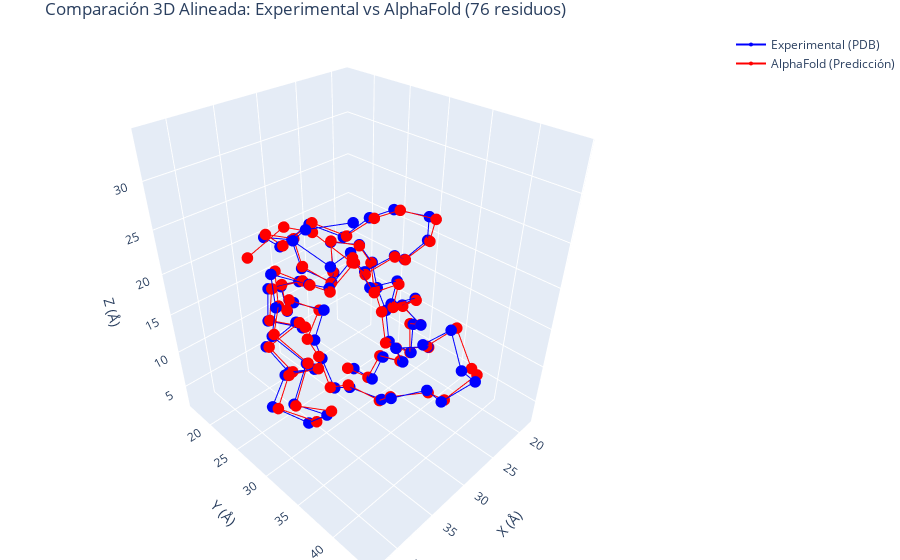

Write notebook code for a chart like this one.
### Code cell
import numpy as np
import plotly.graph_objects as go
from Bio.PDB import PDBParser, Superimposer

# Función para cargar una estructura PDB y extraer carbonos alfa (CA) de una cadena específica
def cargar_ca(pdb_path, chain_id="A", max_residuos=None):
    try:
        parser = PDBParser(QUIET=True)
        estructura = parser.get_structure("Proteina", pdb_path)
        
        # Verificar si la cadena existe
        if chain_id not in [chain.id for chain in estructura[0]]:
            raise ValueError(f"La cadena {chain_id} no existe en el archivo {pdb_path}.")
        
        ca_atoms = []
        for i, res in enumerate(estructura[0][chain_id]):  # Usamos la cadena especificada
            if "CA" in res:
                if max_residuos is not None and i >= max_residuos:
                    break
                ca_atoms.append(res["CA"])
        
        if not ca_atoms:
            raise ValueError(f"No se encontraron carbonos alfa (CA) en la cadena {chain_id} del archivo {pdb_path}.")
        
        return ca_atoms
    except Exception as e:
        print(f"Error al cargar el archivo {pdb_path}: {e}")
        return None

# Función para alinear dos estructuras usando Superimposer
def alinear_estructuras(ca_exp, ca_af):
    try:
        super_imposer = Superimposer()
        super_imposer.set_atoms(ca_exp, ca_af)
        super_imposer.apply(ca_af)  # Aplica la transformación a la predicción de AlphaFold
        return super_imposer
    except Exception as e:
        print(f"Error al alinear las estructuras: {e}")
        return None

# Función para graficar las estructuras alineadas con plotly
def graficar_estructuras(ca_exp, ca_af, title="Comparación 3D Alineada"):
    try:
        # Convertir a coordenadas NumPy para graficar
        ca_exp_coords = np.array([atom.get_coord() for atom in ca_exp])
        ca_af_coords = np.array([atom.get_coord() for atom in ca_af])

        # Crear gráfico 3D con plotly
        fig = go.Figure()

        # Graficar estructura experimental en azul
        fig.add_trace(go.Scatter3d(
            x=ca_exp_coords[:, 0], y=ca_exp_coords[:, 1], z=ca_exp_coords[:, 2],
            mode='lines+markers',
            marker=dict(size=4, color='blue'),
            line=dict(color='blue', width=2),
            name="Experimental (PDB)"
        ))

        # Graficar estructura AlphaFold alineada en rojo
        fig.add_trace(go.Scatter3d(
            x=ca_af_coords[:, 0], y=ca_af_coords[:, 1], z=ca_af_coords[:, 2],
            mode='lines+markers',
            marker=dict(size=4, color='red'),
            line=dict(color='red', width=2),
            name="AlphaFold (Predicción)"
        ))

        # Configuración del gráfico
        fig.update_layout(
            scene=dict(
                xaxis_title='X (Å)',
                yaxis_title='Y (Å)',
                zaxis_title='Z (Å)',
            ),
            title=title,
            margin=dict(l=0, r=0, b=0, t=30)  # Ajustar márgenes
        )

        # Mostrar el gráfico interactivo
        fig.show()
    except Exception as e:
        print(f"Error al graficar las estructuras: {e}")

# Cargar las estructuras
pdb_exp_path = "/home/antonio-tapia/Documentos/pdb_files/pdb1ubq.ent"
pdb_af_path = "/home/antonio-tapia/Documentos/alphafold_models/P0CG47.pdb"

# Cargar solo los primeros 76 residuos (o menos si una estructura es más corta)
ca_exp = cargar_ca(pdb_exp_path, chain_id="A", max_residuos=76)
ca_af = cargar_ca(pdb_af_path, chain_id="A", max_residuos=76)

# Verificar que ambas estructuras se cargaron correctamente
if ca_exp is not None and ca_af is not None:
    # Alinear estructuras
    super_imposer = alinear_estructuras(ca_exp, ca_af)
    
    if super_imposer is not None:
        # Graficar estructuras alineadas
        graficar_estructuras(ca_exp, ca_af, title="Comparación 3D Alineada: Experimental vs AlphaFold (76 residuos)")
        
        # Mostrar el RMSD (desviación estructural)
        print(f"RMSD entre estructuras: {super_imposer.rms:.3f} Å")

### Figure 1 — Plotly figure (JSON) as saved in the notebook; plotly's stock layout.template omitted (floating-point values rounded to 4 significant figures)
{"data": [{"line": {"color": "blue", "width": 2}, "marker": {"color": "blue", "size": 4}, "mode": "lines+markers", "name": "Experimental (PDB)", "type": "scatter3d", "x": [26.27, 26.85, 26.24, 26.77, 28.6, 27.69, 30.23, 29.61, 31.42, 28.98, 31.19, 29.54, 31.72, 30.5, 31.68, 31.22, 30.29, 28.47, 25.83, 28.05, 30.8, 31.4, 31.29, 35.03, 35.59, 33.53, 35.6, 38.79, 37.47, 36.73, 40.27, 41.72, 39.81, 39.68, 42.35, 40.23, 41.46, 38.82, 39.06, 37.74, 34.74, 31.2, 28.76, 25.03, 22.13, 18.44, 19.4, 21.55, 25.35, 26.83, 29.01, 32.26, 31.57, 28.11, 27.57, 25.59, 22.92, 22.42, 21.08, 19.07, 21.18, 20.08, 21.66, 21.91, 21.42, 23.21, 25.15, 26.18, 29.8, 30.48, 34.15, 35.16, 38.67, 40.87, 41.85, 40.37], "y": [25.41, 29.02, 30.06, 33.44, 33.97, 37.31, 38.64, 41.18, 43.94, 43.96, 42.01, 39.02, 36.29, 33.88, 30.27, 27.34, 24.25, 20.94, 19.83, 16.83, 19.08, 19.06, 22.2, 21.72, 21.94, 25.1, 26.72, 25.76, 27.39, 30.57, 30.51, 30.02, 32.99, 35.55, 34.27, 33.72, 30.75, 28.02, 28.06, 31.64, 30.88, 30.33, 29.57, 30.17, 29.06, 29.14, 29.89, 26.8, 26.87, 24.52, 21.66, 20.67, 16.96, 17.44, 18.19, 21.11, 18.58, 17.64, 21.15, 21.35, 24.26, 24.77, 26.85, 30.56, 30.25, 32.76, 31.61, 34.13, 34.15, 35.37, 35.47, 34.17, 35.5, 33.8, 36.55, 39.81], "z": [2.842, 3.898, 7.497, 9.197, 12.5, 14.14, 16.66, 19.47, 17.55, 14.68, 12.33, 10.65, 9.176, 6.512, 6.639, 4.275, 6.193, 5.98, 8.494, 9.21, 10.57, 14.29, 16.42, 17.07, 13.3, 12.98, 15.74, 13.88, 10.67, 12.65, 14.11, 10.64, 9.233, 12.07, 14.43, 17.51, 19.59, 19.89, 23.69, 23.71, 21.47, 22.78, 19.91, 20.4, 18.18, 19.08, 22.66, 23.13, 23.64, 21.01, 22.29, 20.51, 19.83, 18.28, 14.56, 13.07, 12.02, 15.69, 16.25, 13.0, 11.69, 8.033, 5.24, 5.881, 9.62, 11.89, 14.98, 17.65, 18.83, 22.37, 23.48, 26.9, 27.68, 30.25, 32.69, 33.94]}, {"line": {"color": "red", "width": 2}, "marker": {"color": "red", "size": 4}, "mode": "lines+markers", "name": "AlphaFold (Predicción)", "type": "scatter3d", "x": [26.82, 27.07, 26.36, 26.84, 28.54, 27.58, 29.98, 28.87, 30.27, 27.83, 30.59, 29.2, 31.62, 30.64, 31.7, 31.66, 30.61, 29.25, 26.21, 28.67, 31.14, 31.58, 31.26, 35.03, 35.6, 33.43, 35.54, 38.77, 37.29, 36.57, 40.16, 41.51, 39.4, 39.47, 42.55, 40.26, 41.29, 38.52, 38.57, 37.78, 34.91, 31.36, 28.99, 25.26, 22.28, 18.53, 19.39, 21.54, 25.29, 26.82, 28.98, 32.34, 31.69, 28.26, 27.65, 25.84, 23.15, 22.59, 21.45, 19.41, 21.7, 20.77, 22.08, 21.96, 21.59, 23.11, 25.17, 26.21, 29.87, 30.57, 34.22, 35.33, 37.75, 39.56, 39.4, 42.59], "y": [24.9, 28.56, 29.7, 33.11, 33.97, 37.34, 38.92, 41.25, 44.19, 43.35, 41.91, 38.95, 36.1, 33.73, 30.08, 27.1, 24.1, 20.55, 19.38, 16.77, 19.48, 19.49, 22.78, 22.37, 22.29, 25.45, 27.19, 26.21, 27.76, 30.98, 30.93, 30.63, 33.69, 35.94, 34.77, 33.98, 30.8, 28.04, 28.05, 31.82, 31.18, 30.76, 29.87, 30.41, 29.31, 29.52, 30.8, 27.66, 27.49, 25.0, 22.08, 21.27, 17.49, 17.97, 18.46, 21.29, 18.69, 17.87, 21.51, 21.49, 24.26, 24.7, 26.68, 30.47, 29.92, 32.66, 31.7, 34.29, 34.49, 35.66, 36.06, 34.57, 36.99, 34.58, 30.89, 30.04], "z": [2.931, 3.991, 7.545, 9.177, 12.49, 14.02, 16.5, 19.34, 17.25, 14.39, 12.08, 10.07, 9.191, 6.343, 6.867, 4.493, 6.619, 6.345, 8.447, 9.911, 11.07, 14.85, 16.76, 17.38, 13.55, 13.21, 15.91, 14.09, 10.87, 12.87, 14.28, 10.7, 9.619, 12.7, 14.73, 17.74, 19.72, 19.93, 23.8, 23.74, 21.29, 22.64, 19.81, 20.47, 18.33, 19.14, 22.68, 23.37, 23.79, 21.34, 22.62, 20.92, 20.46, 18.72, 14.98, 13.15, 12.27, 16.01, 16.43, 13.15, 11.81, 8.134, 5.152, 5.841, 9.627, 11.82, 14.89, 17.51, 18.64, 22.21, 23.29, 26.64, 28.33, 30.76, 29.7, 27.83]}], "layout": {"margin": {"b": 0, "l": 0, "r": 0, "t": 30}, "scene": {"xaxis": {"title": {"text": "X (Å)"}}, "yaxis": {"title": {"text": "Y (Å)"}}, "zaxis": {"title": {"text": "Z (Å)"}}}, "title": {"text": "Comparación 3D Alineada: Experimental vs AlphaFold (76 residuos)"}}}
